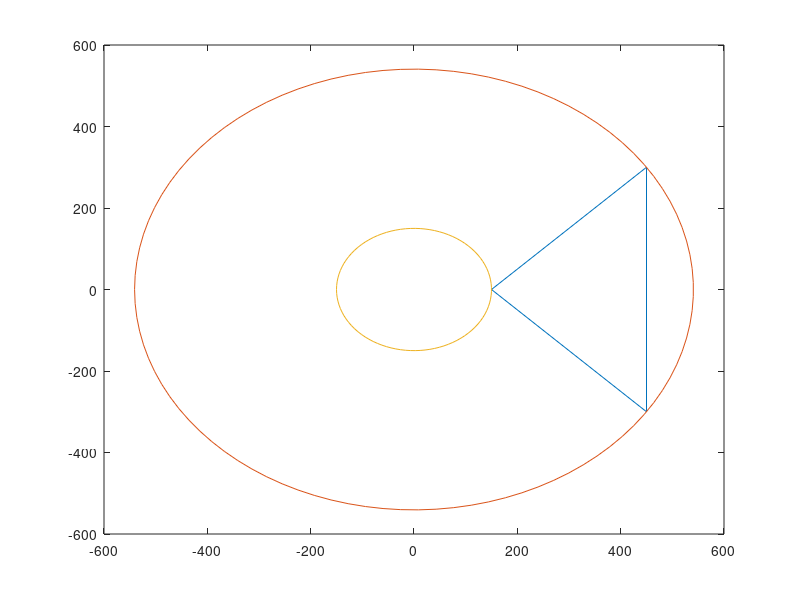

Write the MATLAB code that produced this figure.
clear;
clf('reset');

offset = 150;
depth = 300;

r = sqrt(offset^2+(2*depth^2)-2*offset*sqrt(2*depth^2)*cos(135*pi/180));
theta = linspace(-pi,pi);
xc = [r*cos(theta); offset*cos(theta)];
yc = [-r*sin(theta); -offset*sin(theta)];

for t = 0:5*pi/180:2*pi
    th = t + asin(depth/r);
    tl = th - 2*asin(depth/r);
    x = [offset*cos(t) r*cos(th) r*cos(tl) offset*cos(t)];
    y = [offset*sin(t) r*sin(th) r*sin(tl) offset*sin(t)];
    plot(x,y);
    hold on
    plot(xc(1,:),yc(1,:));
    plot(xc(2,:),yc(2,:));
    xlim([-600 600]);
    ylim([-600 600]);
    drawnow
    hold off 
end



% line1 = [0,150,0; 300,450,0;];
% line2 = [0,150,0; -300,450,0;];
% line3 = [-300,450,0; 300,450,0;];
% triangle = vertcat(line1, line2, line3);
% plot(triangle(:,1),triangle(:,2));
hold off